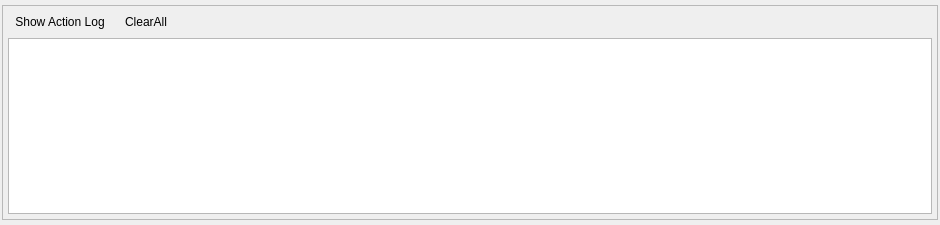
<?xml version="1.0" encoding="UTF-8"?>
<ui version="4.0">
 <class>NMRToolLinker</class>
 <widget class="QWidget" name="NMRToolLinker">
  <property name="geometry">
   <rect>
    <x>0</x>
    <y>0</y>
    <width>940</width>
    <height>225</height>
   </rect>
  </property>
  <property name="font">
   <font>
    <pointsize>9</pointsize>
   </font>
  </property>
  <property name="windowTitle">
   <string>Form</string>
  </property>
  <layout class="QGridLayout" name="gridLayout_4">
   <property name="leftMargin">
    <number>2</number>
   </property>
   <property name="topMargin">
    <number>5</number>
   </property>
   <property name="rightMargin">
    <number>2</number>
   </property>
   <property name="bottomMargin">
    <number>5</number>
   </property>
   <item row="0" column="0">
    <widget class="QFrame" name="frame">
     <property name="frameShape">
      <enum>QFrame::StyledPanel</enum>
     </property>
     <property name="frameShadow">
      <enum>QFrame::Raised</enum>
     </property>
     <layout class="QGridLayout" name="gridLayout">
      <property name="leftMargin">
       <number>5</number>
      </property>
      <property name="topMargin">
       <number>5</number>
      </property>
      <property name="rightMargin">
       <number>5</number>
      </property>
      <property name="bottomMargin">
       <number>5</number>
      </property>
      <item row="0" column="0">
       <layout class="QHBoxLayout" name="horizontalLayout">
        <item>
         <widget class="QToolButton" name="tbtLogOnOff">
          <property name="font">
           <font>
            <pointsize>9</pointsize>
           </font>
          </property>
          <property name="text">
           <string>Show Action Log</string>
          </property>
          <property name="checkable">
           <bool>true</bool>
          </property>
          <property name="toolButtonStyle">
           <enum>Qt::ToolButtonTextBesideIcon</enum>
          </property>
          <property name="autoRaise">
           <bool>true</bool>
          </property>
         </widget>
        </item>
        <item>
         <widget class="QToolButton" name="tbtClearAll">
          <property name="font">
           <font>
            <pointsize>9</pointsize>
           </font>
          </property>
          <property name="text">
           <string>ClearAll</string>
          </property>
          <property name="toolButtonStyle">
           <enum>Qt::ToolButtonTextBesideIcon</enum>
          </property>
          <property name="autoRaise">
           <bool>true</bool>
          </property>
         </widget>
        </item>
        <item>
         <spacer name="horizontalSpacer">
          <property name="orientation">
           <enum>Qt::Horizontal</enum>
          </property>
          <property name="sizeHint" stdset="0">
           <size>
            <width>40</width>
            <height>20</height>
           </size>
          </property>
         </spacer>
        </item>
       </layout>
      </item>
      <item row="1" column="0">
       <widget class="QTextEdit" name="tedReport">
        <property name="font">
         <font>
          <pointsize>8</pointsize>
         </font>
        </property>
        <property name="readOnly">
         <bool>true</bool>
        </property>
       </widget>
      </item>
     </layout>
    </widget>
   </item>
  </layout>
 </widget>
 <resources/>
 <connections/>
</ui>
